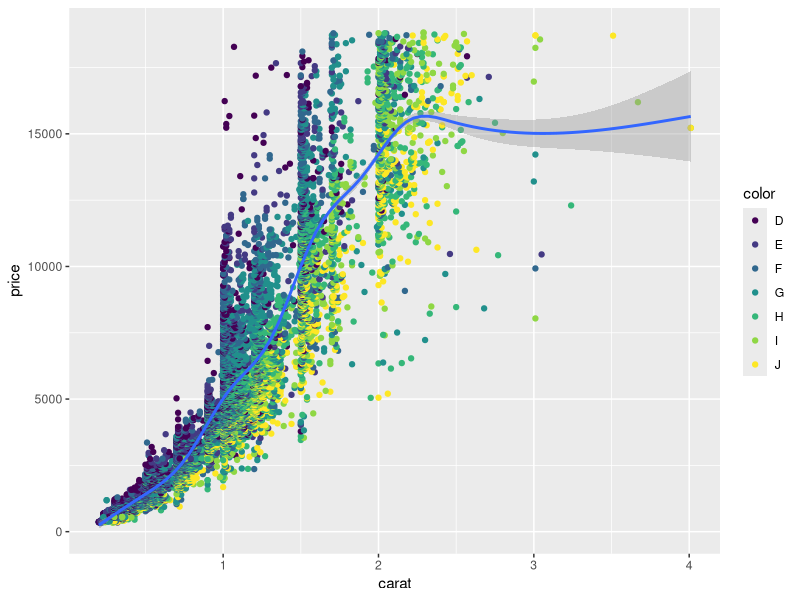

Generate this figure with R:
# This is a R script with some packages needed.

# So this is how it worked for me. 
# First, I installed packrat. Then I set the work directory to the project folder. Than I ran
# packrat::init(). The first time I ran it, it tried to install all the packages I already have and
# stuff just broke down. It didn't even create the 'lib' folder. So I deleted everything it had
# created in the directory and I started over.

# So I created this script here. When I close RStudio and open THIS VERY FILE, RStudio opens
# without any of my original packages in my library. However, if I close RStudio again and just
# open the executable in Explorer, everything is back to normal.

# As a test, running library(tidyverse) yields: "Error in library(tidyverse) : there is no package called 'tidyverse'"

# So let's install it:
#install.packages("tidyverse")
# Installing package into '~/Project - Master Repo/Packrat/packrat/lib/x86_64-w64-mingw32/4.0.2'

# Let's make a plot:
library(tidyverse)


diamonds %>% filter(cut == "Premium") %>%
  ggplot(aes(x = carat, y = price)) +
  geom_point(aes(color = color)) +
  geom_smooth()

# Cool.

# Now I run packrat::status() and get a huge list with the packages that have just been installed
# via tidyverse.

# The following packages have been updated in your library, but have not been recorded in packrat:

# library   packrat
# DBI               1.1.1        NA
# R6                2.5.1        NA
# RColorBrewer      1.1-2        NA
# and so on and so on...

# Okay, let's run packrat::snapshot().

# Adding these packages to packrat:
#   _       
# DBI             1.1.1 
# R6              2.5.1 
# RColorBrewer    1.1-2 
# Rcpp            1.0.7 
# bla
# bla
# bla...
# Fetching sources for DBI (1.1.1) ... OK (CRAN current)
# Fetching sources for R6 (2.5.1) ... OK (CRAN current)
# Fetching sources for RColorBrewer (1.1-2) ... OK (CRAN current)
# Fetching sources for Rcpp (1.0.7) ... OK (CRAN current)
# bla
# bla...
# bla...
# Snapshot written to "~/Project - Master Repo/Packrat/packrat/packrat.lock"


#> packrat::status()
#Up to date.

# Cool.

